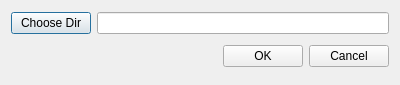
<?xml version="1.0" encoding="UTF-8"?>
<ui version="4.0">
 <class>DumpInfo</class>
 <widget class="QDialog" name="DumpInfo">
  <property name="geometry">
   <rect>
    <x>0</x>
    <y>0</y>
    <width>400</width>
    <height>85</height>
   </rect>
  </property>
  <property name="windowTitle">
   <string>Dialog</string>
  </property>
  <layout class="QHBoxLayout" name="horizontalLayout_2">
   <item>
    <layout class="QVBoxLayout" name="verticalLayout">
     <item>
      <layout class="QHBoxLayout" name="horizontalLayout">
       <item>
        <widget class="QPushButton" name="dirButton">
         <property name="text">
          <string>Choose Dir</string>
         </property>
        </widget>
       </item>
       <item>
        <widget class="QLineEdit" name="lineEdit"/>
       </item>
      </layout>
     </item>
     <item>
      <layout class="QHBoxLayout">
       <property name="spacing">
        <number>6</number>
       </property>
       <property name="leftMargin">
        <number>0</number>
       </property>
       <property name="topMargin">
        <number>0</number>
       </property>
       <property name="rightMargin">
        <number>0</number>
       </property>
       <property name="bottomMargin">
        <number>0</number>
       </property>
       <item>
        <spacer>
         <property name="orientation">
          <enum>Qt::Horizontal</enum>
         </property>
         <property name="sizeHint" stdset="0">
          <size>
           <width>131</width>
           <height>31</height>
          </size>
         </property>
        </spacer>
       </item>
       <item>
        <widget class="QPushButton" name="okButton">
         <property name="text">
          <string>OK</string>
         </property>
        </widget>
       </item>
       <item>
        <widget class="QPushButton" name="cancelButton">
         <property name="text">
          <string>Cancel</string>
         </property>
        </widget>
       </item>
      </layout>
     </item>
    </layout>
   </item>
  </layout>
 </widget>
 <resources/>
 <connections>
  <connection>
   <sender>okButton</sender>
   <signal>clicked()</signal>
   <receiver>DumpInfo</receiver>
   <slot>accept()</slot>
   <hints>
    <hint type="sourcelabel">
     <x>278</x>
     <y>253</y>
    </hint>
    <hint type="destinationlabel">
     <x>96</x>
     <y>254</y>
    </hint>
   </hints>
  </connection>
  <connection>
   <sender>cancelButton</sender>
   <signal>clicked()</signal>
   <receiver>DumpInfo</receiver>
   <slot>reject()</slot>
   <hints>
    <hint type="sourcelabel">
     <x>369</x>
     <y>253</y>
    </hint>
    <hint type="destinationlabel">
     <x>179</x>
     <y>282</y>
    </hint>
   </hints>
  </connection>
 </connections>
</ui>
